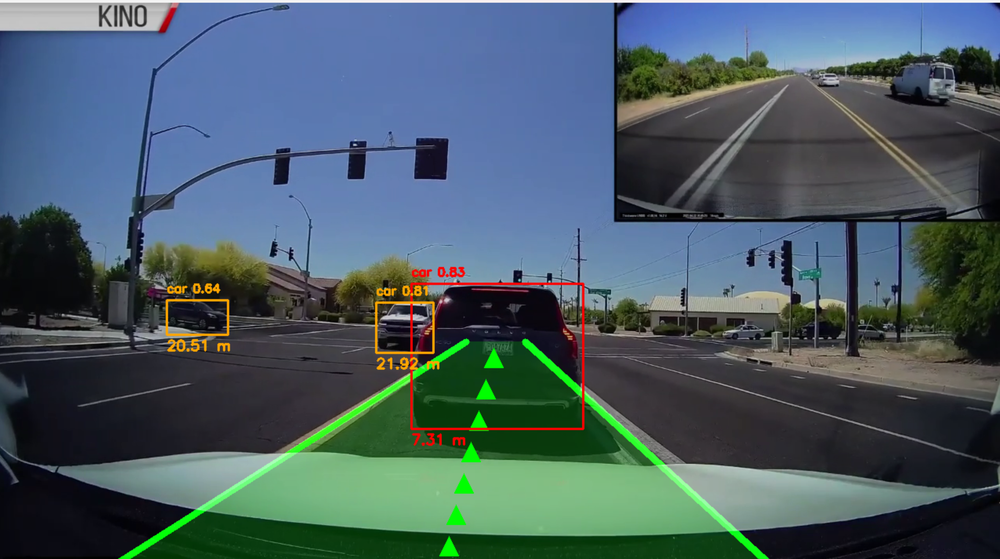
#> input picture SS.png, 1000 x 559 px, shrunk from 1913 x 1069 before the run; its folder holds only this picture in this run
$ python -i lane_detection.py   (imports and definitions only)
#> lines starting #> are read from the running program, lines starting #| are printed output that depends on the picture; after the words box and inside, x2 and y2 are one past the last pixel; in counts of white or black regions, pixels touching at a corner belong together
import cv2
import numpy as np

# Global memory for previous lanes
prev_left = None
prev_right = None


def region_of_interest(img):
    height, width = img.shape
    mask = np.zeros_like(img)

    polygon = np.array([[
        (0, height),
        (width, height),
        (int(width * 0.55), int(height * 0.6)),
        (int(width * 0.45), int(height * 0.6))
    ]], np.int32)

    cv2.fillPoly(mask, polygon, 255)
    return cv2.bitwise_and(img, mask)


def make_coordinates(image, line_params):
    slope, intercept = line_params
    y1 = image.shape[0]
    y2 = int(y1 * 0.6)

    if slope == 0:
        return None

    x1 = int((y1 - intercept) / slope)
    x2 = int((y2 - intercept) / slope)

    return np.array([x1, y1, x2, y2])


def average_slope_intercept(image, lines):
    global prev_left, prev_right

    left_fit = []
    right_fit = []

    if lines is not None:
        for line in lines:
            x1, y1, x2, y2 = line.reshape(4)

            if x1 == x2:
                continue

            slope = (y2 - y1) / (x2 - x1)
            intercept = y1 - slope * x1

            if abs(slope) < 0.5:
                continue

            if slope < 0:
                left_fit.append((slope, intercept))
            else:
                right_fit.append((slope, intercept))

    left_line = np.mean(left_fit, axis=0) if left_fit else None
    right_line = np.mean(right_fit, axis=0) if right_fit else None

    # 🔥 Smoothing
    alpha = 0.8

    if prev_left is not None and left_line is not None:
        left_line = alpha * prev_left + (1 - alpha) * left_line

    if prev_right is not None and right_line is not None:
        right_line = alpha * prev_right + (1 - alpha) * right_line

    # 🔥 Handle missing (dashed gaps)
    if left_line is None and prev_left is not None:
        left_line = prev_left

    if right_line is None and prev_right is not None:
        right_line = prev_right

    if left_line is not None:
        prev_left = left_line

    if right_line is not None:
        prev_right = right_line

    lines_out = []

    if left_line is not None:
        coords = make_coordinates(image, left_line)
        if coords is not None:
            lines_out.append(coords)

    if right_line is not None:
        coords = make_coordinates(image, right_line)
        if coords is not None:
            lines_out.append(coords)

    return lines_out


def detect_lanes(frame):
    gray = cv2.cvtColor(frame, cv2.COLOR_BGR2GRAY)
    blur = cv2.GaussianBlur(gray, (5, 5), 0)

    edges = cv2.Canny(blur, 50, 150)

    # 🔥 Fill dashed gaps
    kernel = np.ones((5, 5), np.uint8)
    edges = cv2.morphologyEx(edges, cv2.MORPH_CLOSE, kernel)

    cropped = region_of_interest(edges)

    lines = cv2.HoughLinesP(
        cropped,
        rho=2,
        theta=np.pi / 180,
        threshold=100,
        minLineLength=50,
        maxLineGap=80
    )

    averaged_lines = average_slope_intercept(frame, lines)

    line_image = np.zeros_like(frame)

    # Draw lane lines
    for line in averaged_lines:
        x1, y1, x2, y2 = line
        cv2.line(line_image, (x1, y1), (x2, y2), (0, 255, 0), 8)

    # 🔥 Transparent lane fill (ADAS style)
    overlay = frame.copy()

    if len(averaged_lines) == 2:
        left = averaged_lines[0]
        right = averaged_lines[1]

        pts = np.array([[
            (left[0], left[1]),
            (left[2], left[3]),
            (right[2], right[3]),
            (right[0], right[1])
        ]], dtype=np.int32)

        cv2.fillPoly(overlay, pts, (0, 255, 0))

        # transparency
        frame = cv2.addWeighted(overlay, 0.25, frame, 0.75, 0)

    # Combine lines + frame
    final = cv2.addWeighted(frame, 0.8, line_image, 1, 1)

    # 🔥 IMPORTANT: return both
    return final, averaged_lines

>>> import cv2
>>> picture = cv2.imread('SS.png')
#> picture is the input picture: shape (559, 1000, 3); mean B, G, R 99.8, 92.5, 73.4
>>> result = detect_lanes(picture)
#> in detect_lanes, `gray = cv2.cvtColor(frame, cv2.COLOR_BGR2GRAY)`:
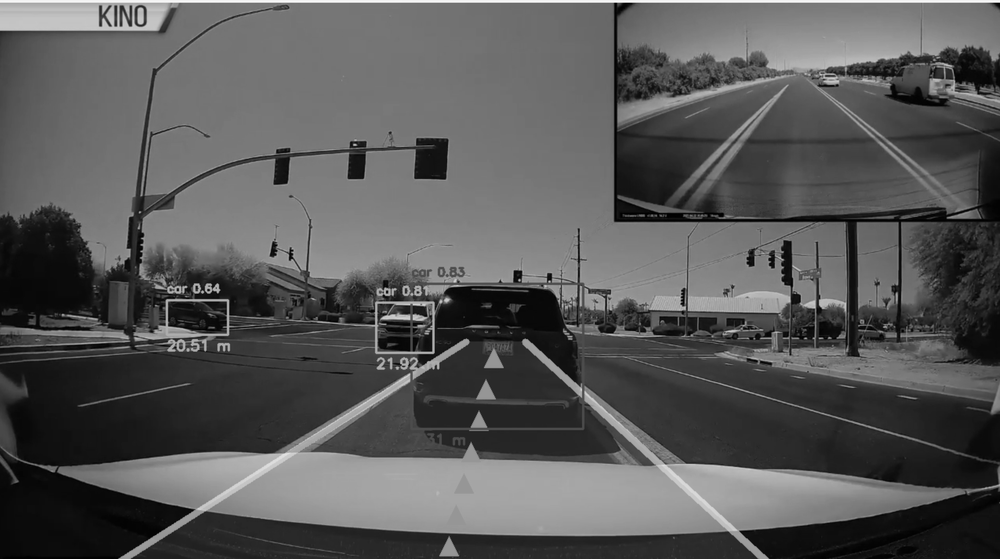
#> gray: shape (559, 1000); min 0, max 255, mean 87.6
#> in detect_lanes, `edges = cv2.Canny(blur, 50, 150)`:
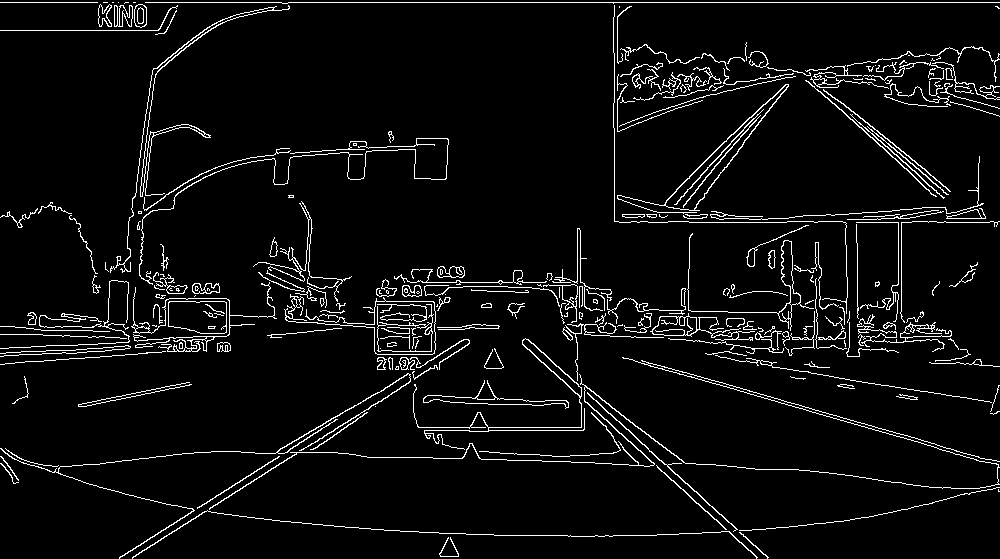
#> edges: shape (559, 1000); 5.2% white in thin lines or dots
#> in detect_lanes, `edges = cv2.morphologyEx(edges, cv2.MORPH_CLOSE, kernel)`: edges: shape (559, 1000); 11.1% white; 18 white regions (2 under 20 px), largest, box (x1, y1, x2, y2) and area: (0, 0, 1000, 559) 59216, (423, 380, 569, 409) 855, (0, 202, 101, 294) 456
#> in region_of_interest, `cv2.fillPoly(mask, polygon, 255)`:
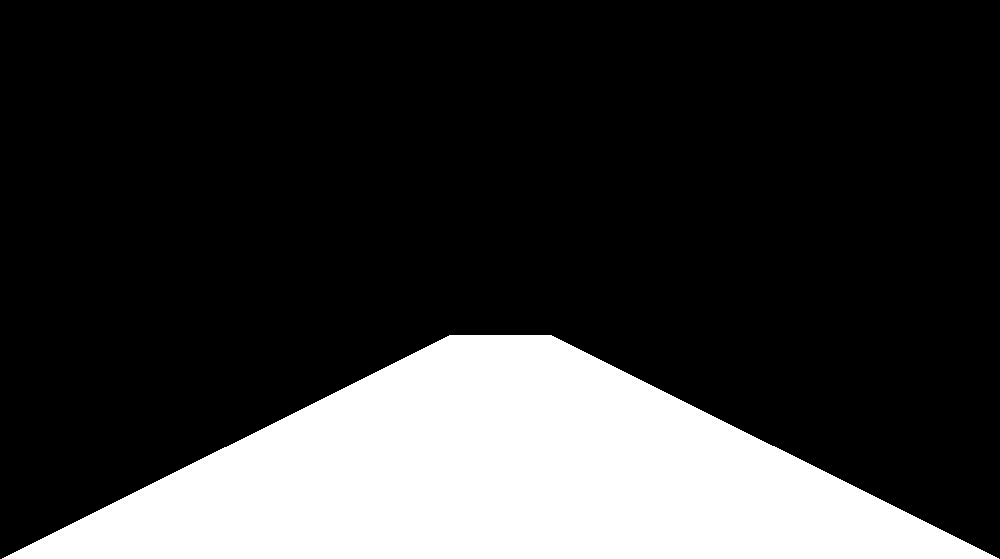
#> mask: shape (559, 1000); 22% white; 1 white region, box (x1, y1, x2, y2) and area: (2, 335, 999, 559) 123201
#> in region_of_interest, `return cv2.bitwise_and(img, mask)`:
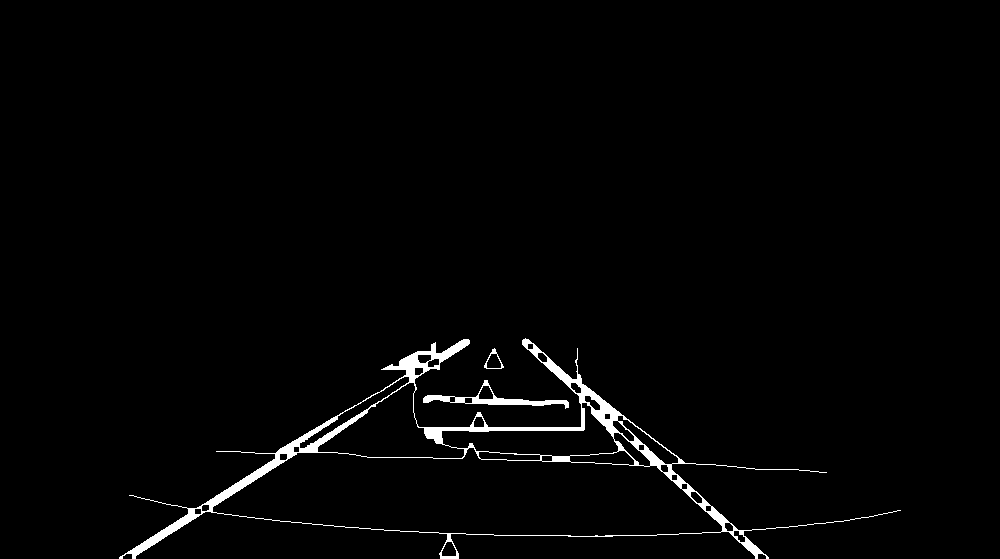
#> returned value: shape (559, 1000); 1.8% white; 3 white regions, box (x1, y1, x2, y2) and area: (119, 338, 901, 559) 9203, (423, 380, 569, 409) 855, (484, 348, 504, 369) 92
#> in detect_lanes, `lines = cv2.HoughLinesP( cropped, rho=2, theta=np.pi / 180, threshold=..`: lines = 44 rows, first 6: [315, 428, 640, 428], [132, 555, 447, 358], [120, 558, 436, 353], [132, 554, 299, 445], [525, 339, 768, 558], [522, 344, 757, 556]
#> the loop in average_slope_intercept, `for line in lines:` made 44 passes
#> (x1, y1, x2, y2, slope, intercept) on passes 1 to 12: (315, 428, 640, 428, 0, 428), (132, 555, 447, 358, -0.625, 637.6), (120, 558, 436, 353, -0.649, 635.8), (132, 554, 299, 445, -0.653, 640.2), (525, 339, 768, 558, 0.901, -134.1), (522, 344, 757, 556, 0.902, -126.9), (240, 451, 818, 471, 0.0346, 442.7), (365, 400, 604, 400, 0, 400), (522, 342, 757, 554, 0.902, -128.9), (275, 453, 466, 339, -0.597, 617.1), (523, 339, 767, 558, 0.898, -130.4), (241, 452, 337, 452, 0, 452)
#> after the loop in average_slope_intercept, `for line in lines:`: left_fit = [(-0.625, 637.6), (-0.649, 635.8), (-0.653, 640.2), (-0.597, 617.1), (-0.617, 631.2), (-0.625, 639.6), (-0.646, 640), (-0.61, 625.6), (-0.673, 641.9), (-0.625, 640.4), (-0.695, 643.3), (-0.698, 667.4), (-0.754, 670.2), (-0.723, 654.9), (-0.75, 667.8)]; right_fit = [(0.901, -134.1), (0.902, -126.9), (0.902, -128.9), (0.898, -130.4), (0.781, -72.16), (0.903, -126.7), (0.903, -131.1), (0.902, -137.4), (0.935, -161.8), (0.753, -51.66), (0.903, -137.1)]
#> in average_slope_intercept, `left_line = np.mean(left_fit, axis=0) if left_fit else None`: left_line = [-0.663, 643.5]
#> in average_slope_intercept, `right_line = np.mean(right_fit, axis=0) if right_fit else None`: right_line = [0.88, -121.7]
#> in average_slope_intercept, `prev_left = left_line`: prev_left = [-0.663, 643.5]
#> in average_slope_intercept, `prev_right = right_line`: prev_right = [0.88, -121.7]
#> in make_coordinates, `slope, intercept = line_params`: slope = -0.663; intercept = 643.5
#> in make_coordinates, `x1 = int((y1 - intercept) / slope)`: x1 = 127
#> in make_coordinates, `x2 = int((y2 - intercept) / slope)`: x2 = 465
#> in average_slope_intercept, `coords = make_coordinates(image, left_line)`: coords = [127, 559, 465, 335]
#> in average_slope_intercept, `coords = make_coordinates(image, right_line)`: coords = [773, 559, 518, 335]
#> in detect_lanes, `averaged_lines = average_slope_intercept(frame, lines)`: averaged_lines = [[127, 559, 465, 335], [773, 559, 518, 335]]
#> the loop in detect_lanes, `for line in averaged_lines:` made 2 passes
#> after the loop in detect_lanes, `for line in averaged_lines:`:
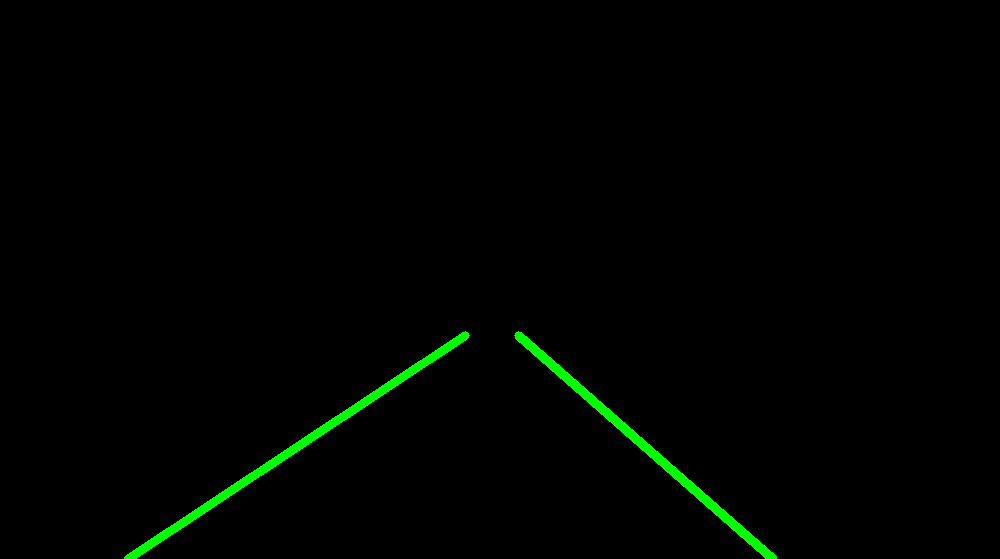
#> line_image: shape (559, 1000, 3); mean of channels 0, 1, 2 0, 3, 0; drawn as B, G, R
#> in detect_lanes, `left = averaged_lines[0]`: left = [127, 559, 465, 335]
#> in detect_lanes, `right = averaged_lines[1]`: right = [773, 559, 518, 335]
#> in detect_lanes, `pts = np.array([[ (left[0], left[1]), (left[2], left[3]), (right[2], r..`: pts = [[127, 559], [465, 335], [518, 335], [773, 559]]
#> in detect_lanes, `cv2.fillPoly(overlay, pts, (0, 255, 0))`:
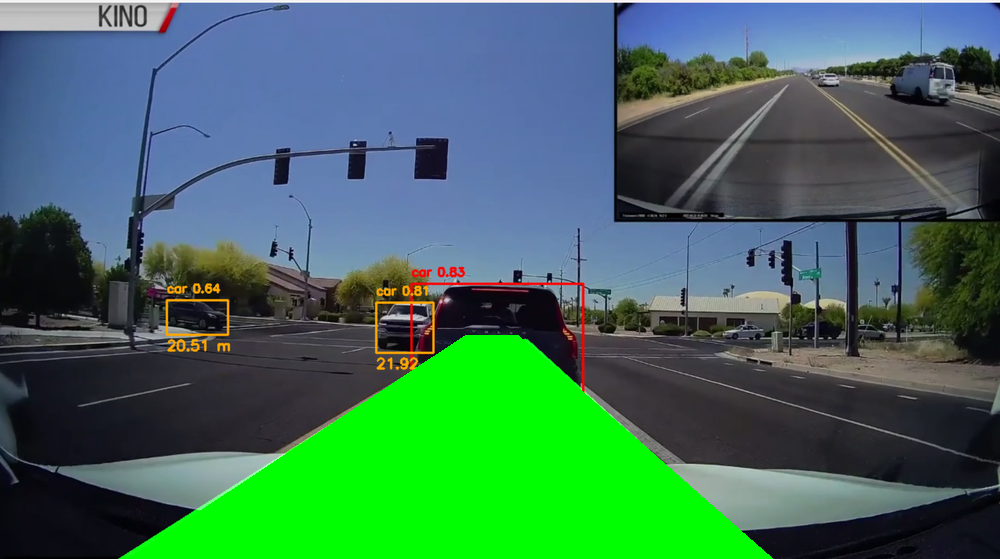
#> overlay: shape (559, 1000, 3); 13.88% of pixels changed, all inside (x1, y1, x2, y2) = (128, 335, 773, 559)
#> in detect_lanes, `final = cv2.addWeighted(frame, 0.8, line_image, 1, 1)`:
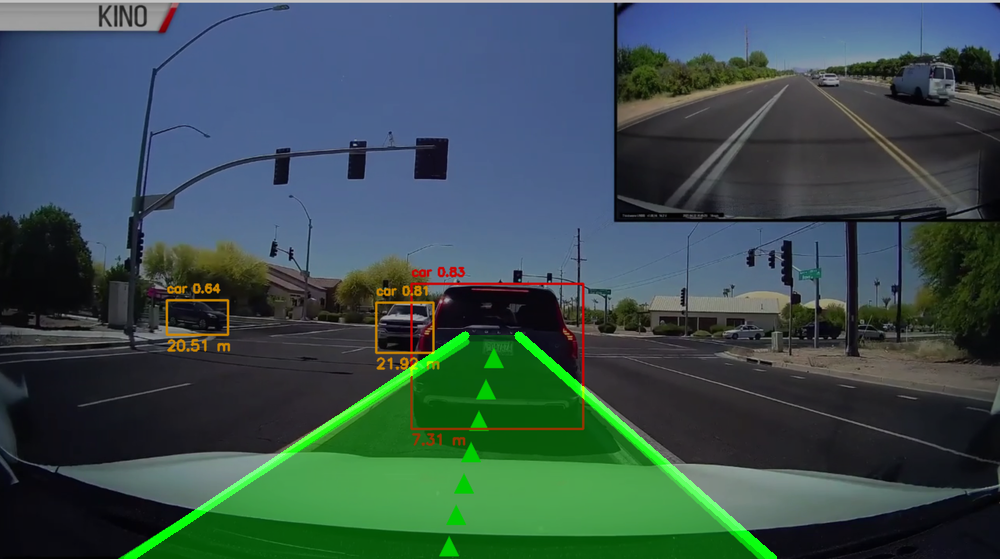
#> final: shape (559, 1000, 3); mean B, G, R 79, 79.8, 57.9
